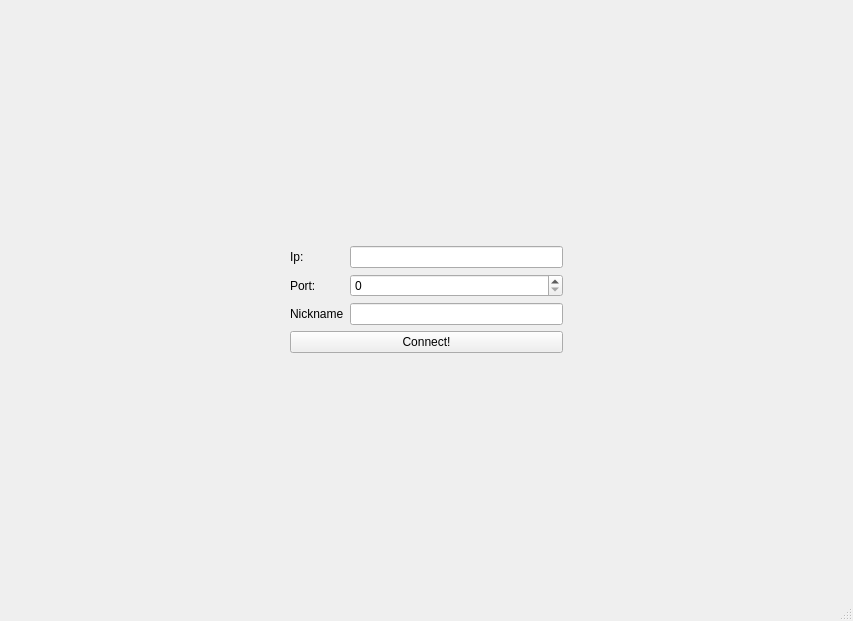
<?xml version="1.0" encoding="UTF-8"?>
<ui version="4.0">
 <class>Client</class>
 <widget class="QMainWindow" name="Client">
  <property name="geometry">
   <rect>
    <x>0</x>
    <y>0</y>
    <width>853</width>
    <height>621</height>
   </rect>
  </property>
  <property name="windowTitle">
   <string>Client</string>
  </property>
  <widget class="QWidget" name="centralwidget">
   <layout class="QVBoxLayout" name="verticalLayout">
    <item>
     <widget class="QStackedWidget" name="stackedWidget">
      <property name="currentIndex">
       <number>0</number>
      </property>
      <widget class="QWidget" name="connection">
       <layout class="QHBoxLayout" name="horizontalLayout_2">
        <item>
         <spacer name="horizontalSpacer">
          <property name="orientation">
           <enum>Qt::Horizontal</enum>
          </property>
          <property name="sizeHint" stdset="0">
           <size>
            <width>265</width>
            <height>20</height>
           </size>
          </property>
         </spacer>
        </item>
        <item>
         <layout class="QVBoxLayout" name="verticalLayout_4">
          <item>
           <spacer name="verticalSpacer_2">
            <property name="orientation">
             <enum>Qt::Vertical</enum>
            </property>
            <property name="sizeHint" stdset="0">
             <size>
              <width>20</width>
              <height>40</height>
             </size>
            </property>
           </spacer>
          </item>
          <item>
           <layout class="QHBoxLayout" name="horizontalLayout">
            <item>
             <layout class="QVBoxLayout" name="verticalLayout_3">
              <item>
               <widget class="QLabel" name="label">
                <property name="text">
                 <string>Ip:</string>
                </property>
               </widget>
              </item>
              <item>
               <widget class="QLabel" name="label_2">
                <property name="text">
                 <string>Port:</string>
                </property>
               </widget>
              </item>
              <item>
               <widget class="QLabel" name="label_3">
                <property name="text">
                 <string>Nickname</string>
                </property>
               </widget>
              </item>
             </layout>
            </item>
            <item>
             <layout class="QVBoxLayout" name="verticalLayout_2">
              <item>
               <widget class="QLineEdit" name="e_address"/>
              </item>
              <item>
               <widget class="QSpinBox" name="sb_port"/>
              </item>
              <item>
               <widget class="QLineEdit" name="e_nickname"/>
              </item>
             </layout>
            </item>
           </layout>
          </item>
          <item>
           <widget class="QPushButton" name="b_connect">
            <property name="text">
             <string>Connect!</string>
            </property>
           </widget>
          </item>
          <item>
           <spacer name="verticalSpacer">
            <property name="orientation">
             <enum>Qt::Vertical</enum>
            </property>
            <property name="sizeHint" stdset="0">
             <size>
              <width>20</width>
              <height>40</height>
             </size>
            </property>
           </spacer>
          </item>
         </layout>
        </item>
        <item>
         <spacer name="horizontalSpacer_2">
          <property name="orientation">
           <enum>Qt::Horizontal</enum>
          </property>
          <property name="sizeHint" stdset="0">
           <size>
            <width>265</width>
            <height>20</height>
           </size>
          </property>
         </spacer>
        </item>
       </layout>
      </widget>
      <widget class="QWidget" name="messages">
       <layout class="QVBoxLayout" name="verticalLayout_5">
        <item>
         <layout class="QHBoxLayout" name="horizontalLayout_4">
          <property name="sizeConstraint">
           <enum>QLayout::SetMaximumSize</enum>
          </property>
          <item>
           <widget class="QTextEdit" name="t_messages">
            <property name="readOnly">
             <bool>true</bool>
            </property>
           </widget>
          </item>
          <item>
           <widget class="QListWidget" name="l_users">
            <property name="minimumSize">
             <size>
              <width>150</width>
              <height>0</height>
             </size>
            </property>
            <property name="maximumSize">
             <size>
              <width>150</width>
              <height>16777215</height>
             </size>
            </property>
           </widget>
          </item>
         </layout>
        </item>
        <item>
         <layout class="QHBoxLayout" name="horizontalLayout_3">
          <property name="sizeConstraint">
           <enum>QLayout::SetMaximumSize</enum>
          </property>
          <item>
           <widget class="QTextEdit" name="t_message">
            <property name="minimumSize">
             <size>
              <width>0</width>
              <height>100</height>
             </size>
            </property>
            <property name="maximumSize">
             <size>
              <width>16777215</width>
              <height>100</height>
             </size>
            </property>
           </widget>
          </item>
          <item>
           <widget class="QPushButton" name="b_send">
            <property name="minimumSize">
             <size>
              <width>80</width>
              <height>80</height>
             </size>
            </property>
            <property name="maximumSize">
             <size>
              <width>80</width>
              <height>80</height>
             </size>
            </property>
            <property name="text">
             <string>Send</string>
            </property>
           </widget>
          </item>
         </layout>
        </item>
       </layout>
      </widget>
     </widget>
    </item>
   </layout>
  </widget>
  <widget class="QMenuBar" name="menubar">
   <property name="geometry">
    <rect>
     <x>0</x>
     <y>0</y>
     <width>853</width>
     <height>21</height>
    </rect>
   </property>
  </widget>
  <widget class="QStatusBar" name="statusbar"/>
 </widget>
 <resources/>
 <connections/>
</ui>
